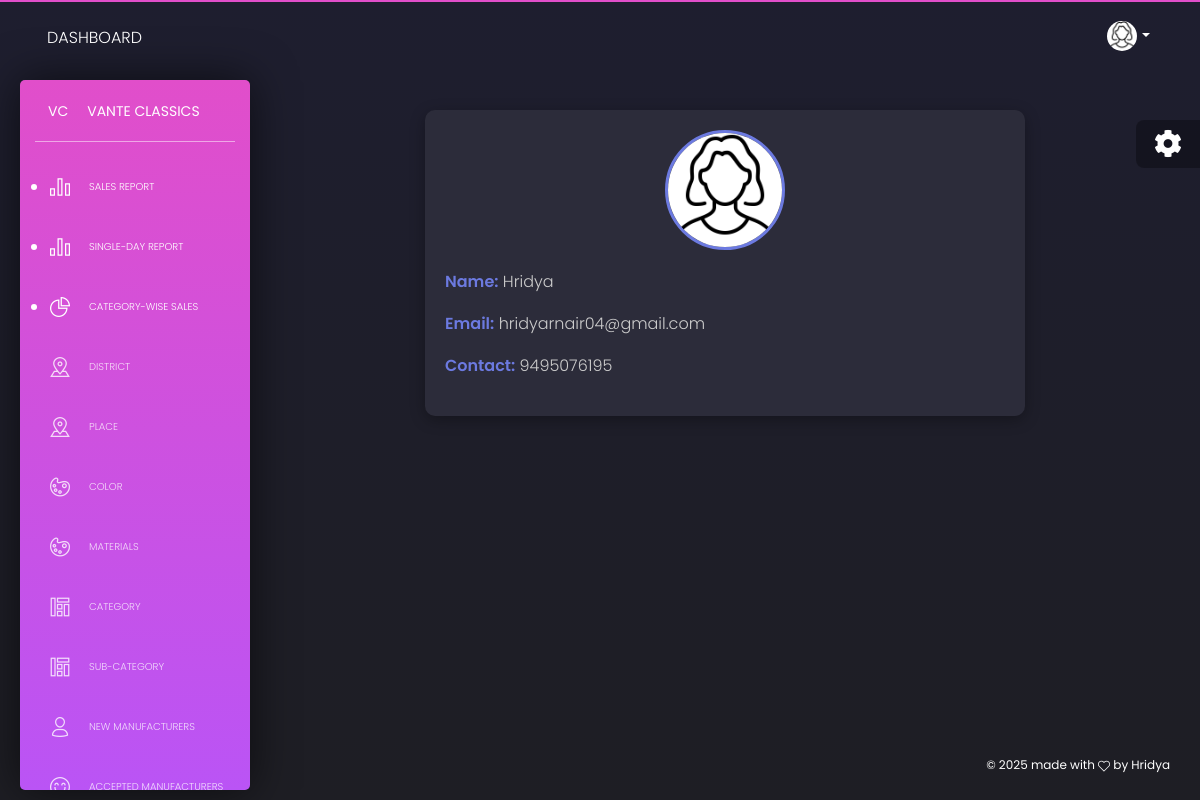
Page /PROJECT/Admin/MyProfile.php (signed in) on the committed database.
### tables this page shows
CREATE TABLE `tbl_adminreg` (
  `admin_id` int(11) NOT NULL,
  `admin_name` varchar(30) NOT NULL,
  `admin_contact` varchar(10) NOT NULL,
  `admin_email` varchar(30) NOT NULL,
  `admin_pwd` varchar(8) NOT NULL
);

### PROJECT/Admin/MyProfile.php (the view, shortened to what this page needs)
<?php
include("../Assets/Connection/connection.php");
include("Head.php");
$SelQry="select * from tbl_adminreg where admin_id=".$_SESSION['aid'];
$result=$Con->query($SelQry);
$row=$result->fetch_assoc()
?>
<!DOCTYPE html PUBLIC "-//W3C//DTD XHTML 1.0 Transitional//EN" "http://www.w3.org/TR/xhtml1/DTD/xhtml1-transitional.dtd">
<html xmlns="http://www.w3.org/1999/xhtml">
<head>
</head>
<body>
  <div class="profile-container">
    <div class="profile-header">
      <img src="../Assets/Templates/Admin/assets/img/adminicon.jpg" class="profile-image" alt="admin Photo">
    </div>
    <div class="profile-info">
      <p><label>Name:</label> <?php echo $row['admin_name']; ?></p>
      <p><label>Email:</label> <?php echo $row['admin_email']; ?></p>
      <p><label>Contact:</label> <?php echo $row['admin_contact']; ?></p>
    </div>
  </div>
</body>
</html>
<?php
include("Foot.php");
?>

### PROJECT/Admin/MyProfile.php (style rules this page uses)
body { font-family: 'Poppins', sans-serif; background-color: #1e1e2f; color: #ffffff; margin: 0; padding: 0; }
.profile-container { background-color: #2c2c3a; border-radius: 10px; padding: 20px; max-width: 600px; margin: 30px auto; box-shadow: 0 4px 15px rgba(0, 0, 0, 0.3); }
.profile-header { text-align: center; margin-bottom: 20px; }
.profile-image { width: 120px; height: 120px; border-radius: 50%; object-fit: cover; border: 3px solid #6c7ae0; }
.profile-info p { margin: 10px 0; font-size: 16px; color: #cccccc; }
.profile-info label { font-weight: 600; color: #6c7ae0; }

### rows in the picture
tbl_adminreg: admin_name "Hridya", admin_email "hridyarnair04@gmail.com", admin_contact "9495076195"
